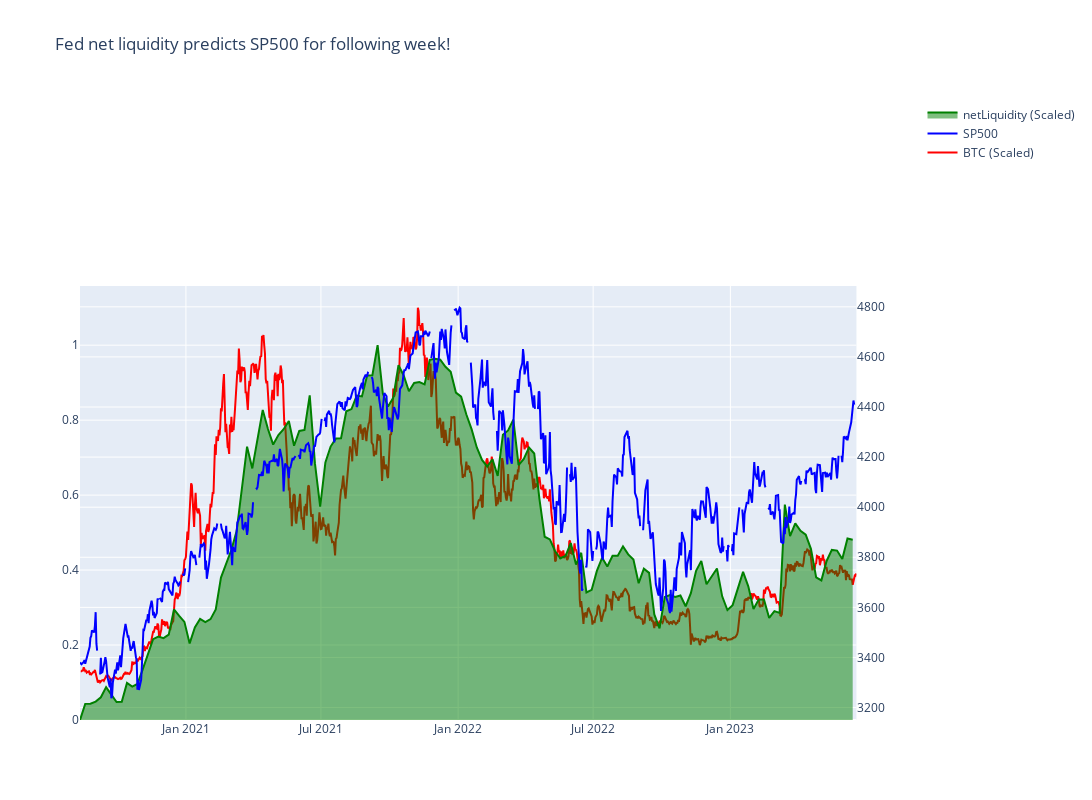

The code cell stored with this chart in its notebook:
### Code cell
fig_net_liq = make_subplots(specs=[[{"secondary_y": True}]])

# fig_net_liq.add_trace(
#     go.Scatter(
#         x=dfdiffsp500_netliq.index,
#         y=dfdiffsp500_netliq["diff"],
#         name="diffsp500_netliq",
#         mode='lines',
#         yaxis='y3',
#         marker=dict(color="gold"), 
#     )
# )

fig_net_liq.add_trace(
    go.Scatter(
        x=btcusd_data_scaled.index,
        y=btcusd_data_scaled+0.1,
        name="BTC (Scaled)",
        mode='lines',
        marker=dict(color="red"), 
    ), 
)

fig_net_liq.add_trace(
    go.Scatter(
        x=data_SP500.index,
        y=data_SP500.values,
        name="SP500",
        mode='lines',
        yaxis='y5',
        marker=dict(color="blue"), 
    )
)


fig_net_liq.update_layout(yaxis=dict(domain=[0, 0.7]) )

fig_net_liq.add_trace(go.Scatter(x=netLiquidity_scaled.index, y=netLiquidity_scaled, stackgroup='one',
                    mode='lines',
                    name='netLiquidity (Scaled)',
                    marker=dict(color="green"),
                    ),
)


# fig_net_liq.add_trace(go.Scatter(x=fred_total_assets.index, y=fred_total_assets["0"],
#                     mode='lines',
#                     name='fred_total_assets',
#                     marker=dict(color="black"),
#                     )
#                 )

# fig_net_liq.add_trace(go.Scatter(x=merged_FRED_RRPONTSYD_data.index, y=merged_FRED_RRPONTSYD_data["0"], stackgroup='one',
#                     mode='lines',
#                     name='merged_FRED_RRPONTSYD_data',
#                     marker=dict(color="yellow"),
#                     )
#                 )

# fig_net_liq.add_trace(go.Scatter(x=FRED_WTREGEN_data.index, y=FRED_WTREGEN_data["0"], stackgroup='one',
#                     mode='lines',
#                     name='FRED_WTREGEN_data',
#                     marker=dict(color="red"),
#                     )
#                 )

fig_net_liq.update_layout(
    title="Fed net liquidity predicts SP500 for following week!",
    autosize=False,
    width=int(1400/1),
    height=int(800/1),
    yaxis3=dict(anchor="x", overlaying="y", side="left"),
    yaxis4=dict(anchor="x", overlaying="y", side="right"),
    yaxis5=dict(anchor="x", overlaying="y", side="right", position=0.05) # We move this to the left by adjusting the position
)

fig_net_liq.update_yaxes(title_text="BTC & SP500", secondary_y=True)
fig_net_liq.show()

### Figure 1 — Plotly figure (JSON) as saved in the notebook; plotly's stock layout.template omitted (floating-point values rounded to 4 significant figures; data arrays with more than 128 entries replaced by an {"elided": "..."} marker saying what was removed)
{"data": [{"marker": {"color": "red"}, "mode": "lines", "name": "BTC (Scaled)", "type": "scatter", "x": {"elided": "1040 str values"}, "y": {"elided": "1040 float values"}}, {"marker": {"color": "blue"}, "mode": "lines", "name": "SP500", "type": "scatter", "x": {"elided": "743 str values"}, "y": {"elided": "743 float values"}, "yaxis": "y5"}, {"marker": {"color": "green"}, "mode": "lines", "name": "netLiquidity (Scaled)", "stackgroup": "one", "type": "scatter", "x": {"elided": "148 str values"}, "y": {"elided": "148 float values"}}], "layout": {"autosize": false, "height": 800, "title": {"text": "Fed net liquidity predicts SP500 for following week!"}, "width": 1400, "xaxis": {"anchor": "y", "domain": [0, 0.94]}, "yaxis": {"anchor": "x", "domain": [0, 0.7]}, "yaxis2": {"anchor": "x", "overlaying": "y", "side": "right", "title": {"text": "BTC & SP500"}}, "yaxis3": {"anchor": "x", "overlaying": "y", "side": "left"}, "yaxis4": {"anchor": "x", "overlaying": "y", "side": "right"}, "yaxis5": {"anchor": "x", "overlaying": "y", "position": 0.05, "side": "right"}}}
